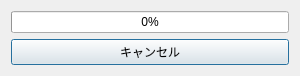
<?xml version="1.0" encoding="UTF-8"?>
<ui version="4.0">
 <class>GTFSViewerDockWidgetBase</class>
 <widget class="QDialog" name="GTFSViewerDockWidgetBase">
  <property name="geometry">
   <rect>
    <x>0</x>
    <y>0</y>
    <width>300</width>
    <height>71</height>
   </rect>
  </property>
  <property name="minimumSize">
   <size>
    <width>300</width>
    <height>0</height>
   </size>
  </property>
  <property name="windowTitle">
   <string>GTFS Viewer</string>
  </property>
  <layout class="QVBoxLayout" name="verticalLayout_2">
   <item>
    <widget class="QProgressBar" name="progressBar">
     <property name="maximum">
      <number>1000</number>
     </property>
     <property name="value">
      <number>0</number>
     </property>
     <property name="textVisible">
      <bool>true</bool>
     </property>
     <property name="invertedAppearance">
      <bool>false</bool>
     </property>
    </widget>
   </item>
   <item>
    <layout class="QVBoxLayout" name="verticalLayout">
     <item>
      <layout class="QHBoxLayout" name="horizontalLayout_5">
       <item>
        <widget class="QPushButton" name="pushButton">
         <property name="sizePolicy">
          <sizepolicy hsizetype="Expanding" vsizetype="Fixed">
           <horstretch>0</horstretch>
           <verstretch>0</verstretch>
          </sizepolicy>
         </property>
         <property name="text">
          <string>キャンセル</string>
         </property>
        </widget>
       </item>
      </layout>
     </item>
    </layout>
   </item>
  </layout>
 </widget>
 <resources/>
 <connections/>
</ui>
